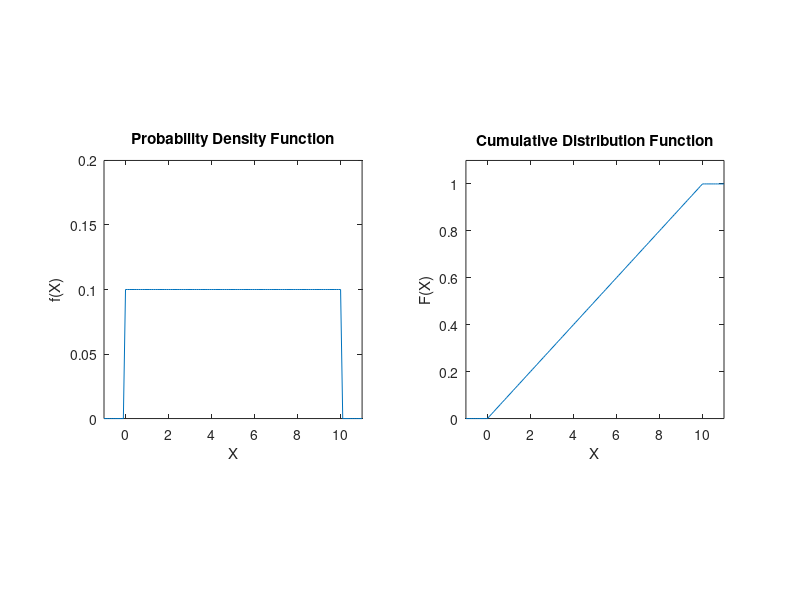

The MATLAB source for this figure:
% Example 2.4
% Computational Statistics Handbook with MATLAB, 2nd Edition
% Wendy L. and Angel R. Martinez

% First get the domain over which we will 
% evaluate the functions.
x = -1:.1:11;
% Now get the probability density function
% values at x.
pdf = unifpdf(x,0,10);
% Now get the cdf.
cdf = unifcdf(x,0,10);
% Do the plots.
subplot(1,2,1),plot(x,pdf)
title('Probability Density Function')
xlabel('X'),ylabel('f(X)')
axis([-1 11 0 0.2])
axis square
subplot(1,2,2),plot(x,cdf)
title('Cumulative Distribution Function')
xlabel('X'),ylabel('F(X)')
axis([-1 11 0 1.1])
axis square
